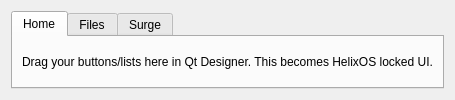
<?xml version="1.0" encoding="UTF-8"?>
<ui version="4.0">
 <class>HelixTabs</class>
 <widget class="QWidget" name="HelixTabs">
  <property name="windowTitle"><string>HelixOS Tabs - draw here</string></property>
  <layout class="QVBoxLayout" name="root">
   <item>
    <widget class="QTabWidget" name="mainTabs">
     <property name="currentIndex"><number>0</number></property>
     <widget class="QWidget" name="tabHome">
      <attribute name="title"><string>Home</string></attribute>
      <layout class="QVBoxLayout"><item><widget class="QLabel" name="lbl"><property name="text"><string>Drag your buttons/lists here in Qt Designer. This becomes HelixOS locked UI.</string></property></widget></item></layout>
     </widget>
     <widget class="QWidget" name="tabFiles">
      <attribute name="title"><string>Files</string></attribute>
     </widget>
     <widget class="QWidget" name="tabSettings">
      <attribute name="title"><string>Surge</string></attribute>
     </widget>
    </widget>
   </item>
  </layout>
 </widget>
</ui>
